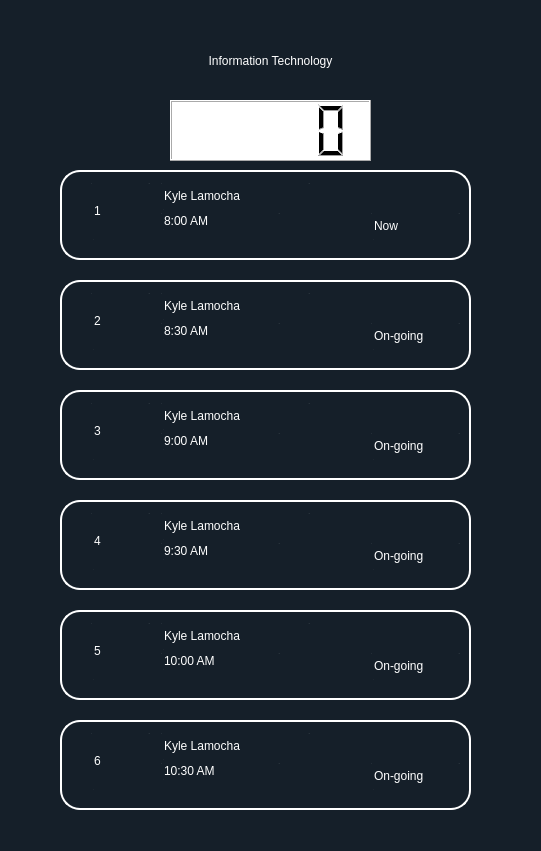
   <widget class="QFrame" name="frame_4">
    <property name="geometry">
     <rect>
      <x>700</x>
      <y>160</y>
      <width>541</width>
      <height>851</height>
     </rect>
    </property>
    <property name="styleSheet">
     <string notr="true">background-color: rgb(21, 31, 41);
border-radius: 20px;</string>
    </property>
    <property name="frameShape">
     <enum>QFrame::StyledPanel</enum>
    </property>
    <property name="frameShadow">
     <enum>QFrame::Raised</enum>
    </property>
    <widget class="QLabel" name="label_6">
     <property name="geometry">
      <rect>
       <x>0</x>
       <y>30</y>
       <width>541</width>
       <height>61</height>
      </rect>
     </property>
     <property name="styleSheet">
      <string notr="true">font:40pt &quot;Bebas&quot;;
color: rgb(255, 255, 255);</string>
     </property>
     <property name="text">
      <string>Information Technology</string>
     </property>
     <property name="alignment">
      <set>Qt::AlignCenter</set>
     </property>
    </widget>
    <widget class="QFrame" name="frame_2">
     <property name="geometry">
      <rect>
       <x>130</x>
       <y>90</y>
       <width>271</width>
       <height>71</height>
      </rect>
     </property>
     <property name="frameShape">
      <enum>QFrame::StyledPanel</enum>
     </property>
     <property name="frameShadow">
      <enum>QFrame::Raised</enum>
     </property>
     <widget class="QLCDNumber" name="lcdNumber_2">
      <property name="geometry">
       <rect>
        <x>40</x>
        <y>10</y>
        <width>201</width>
        <height>61</height>
       </rect>
      </property>
      <property name="styleSheet">
       <string notr="true">background-color: rgb(255, 255, 255);
border-radius: -20px ;</string>
      </property>
     </widget>
    </widget>
    <widget class="QFrame" name="frame_14">
     <property name="geometry">
      <rect>
       <x>60</x>
       <y>390</y>
       <width>411</width>
       <height>90</height>
      </rect>
     </property>
     <property name="styleSheet">
      <string notr="true">border: 2px solid white;
</string>
     </property>
     <property name="frameShape">
      <enum>QFrame::StyledPanel</enum>
     </property>
     <property name="frameShadow">
      <enum>QFrame::Raised</enum>
     </property>
     <widget class="QLineEdit" name="lineEdit_100">
      <property name="geometry">
       <rect>
        <x>310</x>
        <y>40</y>
        <width>91</width>
        <height>31</height>
       </rect>
      </property>
      <property name="styleSheet">
       <string notr="true">border-color: qradialgradient(spread:reflect, cx:0.463, cy:0.301636, radius:2, fx:0.458, fy:0.289409, stop:0.932203 rgba(21, 31, 41, 255), stop:1 rgba(255, 255, 255, 255));
color: rgb(255, 255, 255);
font: 12pt &quot;Montserrat&quot;;
border-radius: 5px;</string>
      </property>
      <property name="text">
       <string>On-going</string>
      </property>
      <property name="placeholderText">
       <string>Appointment Subject</string>
      </property>
     </widget>
     <widget class="QLineEdit" name="lineEdit_129">
      <property name="geometry">
       <rect>
        <x>100</x>
        <y>40</y>
        <width>121</width>
        <height>21</height>
       </rect>
      </property>
      <property name="styleSheet">
       <string notr="true">border-color: qradialgradient(spread:reflect, cx:0.463, cy:0.301636, radius:2, fx:0.458, fy:0.289409, stop:0.932203 rgba(21, 31, 41, 255), stop:1 rgba(255, 255, 255, 255));
color: rgb(255, 255, 255);
font: 12pt &quot;Montserrat&quot;;
border-radius: 5px;</string>
      </property>
      <property name="text">
       <string>9:00 AM</string>
      </property>
      <property name="placeholderText">
       <string>Appointment Subject</string>
      </property>
     </widget>
     <widget class="QLineEdit" name="lineEdit_130">
      <property name="geometry">
       <rect>
        <x>30</x>
        <y>10</y>
        <width>61</width>
        <height>61</height>
       </rect>
      </property>
      <property name="styleSheet">
       <string notr="true">border-color: qradialgradient(spread:reflect, cx:0.463, cy:0.301636, radius:2, fx:0.458, fy:0.289409, stop:0.932203 rgba(21, 31, 41, 255), stop:1 rgba(255, 255, 255, 255));
color: rgb(255, 255, 255);
font: 46pt &quot;Montserrat&quot;;
border-radius: 5px;</string>
      </property>
      <property name="text">
       <string>3</string>
      </property>
      <property name="placeholderText">
       <string>Appointment Subject</string>
      </property>
     </widget>
     <widget class="QLineEdit" name="lineEdit_131">
      <property name="geometry">
       <rect>
        <x>100</x>
        <y>10</y>
        <width>151</width>
        <height>31</height>
       </rect>
      </property>
      <property name="styleSheet">
       <string notr="true">border-color: qradialgradient(spread:reflect, cx:0.463, cy:0.301636, radius:2, fx:0.458, fy:0.289409, stop:0.932203 rgba(21, 31, 41, 255), stop:1 rgba(255, 255, 255, 255));
color: rgb(255, 255, 255);
font: 14pt &quot;Montserrat&quot;;
border-radius: 5px;</string>
      </property>
      <property name="text">
       <string>Kyle Lamocha</string>
      </property>
      <property name="placeholderText">
       <string>Appointment Subject</string>
      </property>
     </widget>
    </widget>
    <widget class="QFrame" name="frame_15">
     <property name="geometry">
      <rect>
       <x>60</x>
       <y>610</y>
       <width>411</width>
       <height>90</height>
      </rect>
     </property>
     <property name="styleSheet">
      <string notr="true">border: 2px solid white;
</string>
     </property>
     <property name="frameShape">
      <enum>QFrame::StyledPanel</enum>
     </property>
     <property name="frameShadow">
      <enum>QFrame::Raised</enum>
     </property>
     <widget class="QLineEdit" name="lineEdit_132">
      <property name="geometry">
       <rect>
        <x>310</x>
        <y>40</y>
        <width>91</width>
        <height>31</height>
       </rect>
      </property>
      <property name="styleSheet">
       <string notr="true">border-color: qradialgradient(spread:reflect, cx:0.463, cy:0.301636, radius:2, fx:0.458, fy:0.289409, stop:0.932203 rgba(21, 31, 41, 255), stop:1 rgba(255, 255, 255, 255));
color: rgb(255, 255, 255);
font: 12pt &quot;Montserrat&quot;;
border-radius: 5px;</string>
      </property>
      <property name="text">
       <string>On-going</string>
      </property>
      <property name="placeholderText">
       <string>Appointment Subject</string>
      </property>
     </widget>
     <widget class="QLineEdit" name="lineEdit_133">
      <property name="geometry">
       <rect>
        <x>100</x>
        <y>40</y>
        <width>121</width>
        <height>21</height>
       </rect>
      </property>
      <property name="styleSheet">
       <string notr="true">border-color: qradialgradient(spread:reflect, cx:0.463, cy:0.301636, radius:2, fx:0.458, fy:0.289409, stop:0.932203 rgba(21, 31, 41, 255), stop:1 rgba(255, 255, 255, 255));
color: rgb(255, 255, 255);
font: 12pt &quot;Montserrat&quot;;
border-radius: 5px;</string>
      </property>
      <property name="text">
       <string>10:00 AM</string>
      </property>
      <property name="placeholderText">
       <string>Appointment Subject</string>
      </property>
     </widget>
     <widget class="QLineEdit" name="lineEdit_134">
      <property name="geometry">
       <rect>
        <x>30</x>
        <y>10</y>
        <width>61</width>
        <height>61</height>
       </rect>
      </property>
      <property name="styleSheet">
       <string notr="true">border-color: qradialgradient(spread:reflect, cx:0.463, cy:0.301636, radius:2, fx:0.458, fy:0.289409, stop:0.932203 rgba(21, 31, 41, 255), stop:1 rgba(255, 255, 255, 255));
color: rgb(255, 255, 255);
font: 46pt &quot;Montserrat&quot;;
border-radius: 5px;</string>
      </property>
      <property name="text">
       <string>5</string>
      </property>
      <property name="placeholderText">
       <string>Appointment Subject</string>
      </property>
     </widget>
     <widget class="QLineEdit" name="lineEdit_135">
      <property name="geometry">
       <rect>
        <x>100</x>
        <y>10</y>
        <width>151</width>
        <height>31</height>
       </rect>
      </property>
      <property name="styleSheet">
       <string notr="true">border-color: qradialgradient(spread:reflect, cx:0.463, cy:0.301636, radius:2, fx:0.458, fy:0.289409, stop:0.932203 rgba(21, 31, 41, 255), stop:1 rgba(255, 255, 255, 255));
color: rgb(255, 255, 255);
font: 14pt &quot;Montserrat&quot;;
border-radius: 5px;</string>
      </property>
      <property name="text">
       <string>Kyle Lamocha</string>
      </property>
      <property name="placeholderText">
       <string>Appointment Subject</string>
      </property>
     </widget>
    </widget>
    <widget class="QFrame" name="frame_16">
     <property name="geometry">
      <rect>
       <x>60</x>
       <y>720</y>
       <width>411</width>
       <height>90</height>
      </rect>
     </property>
     <property name="styleSheet">
      <string notr="true">border: 2px solid white;
</string>
     </property>
     <property name="frameShape">
      <enum>QFrame::StyledPanel</enum>
     </property>
     <property name="frameShadow">
      <enum>QFrame::Raised</enum>
     </property>
     <widget class="QLineEdit" name="lineEdit_136">
      <property name="geometry">
       <rect>
        <x>310</x>
        <y>40</y>
        <width>91</width>
        <height>31</height>
       </rect>
      </property>
      <property name="styleSheet">
       <string notr="true">border-color: qradialgradient(spread:reflect, cx:0.463, cy:0.301636, radius:2, fx:0.458, fy:0.289409, stop:0.932203 rgba(21, 31, 41, 255), stop:1 rgba(255, 255, 255, 255));
color: rgb(255, 255, 255);
font: 12pt &quot;Montserrat&quot;;
border-radius: 5px;</string>
      </property>
      <property name="text">
       <string>On-going</string>
      </property>
      <property name="placeholderText">
       <string>Appointment Subject</string>
      </property>
     </widget>
     <widget class="QLineEdit" name="lineEdit_137">
      <property name="geometry">
       <rect>
        <x>100</x>
        <y>40</y>
        <width>121</width>
        <height>21</height>
       </rect>
      </property>
      <property name="styleSheet">
       <string notr="true">border-color: qradialgradient(spread:reflect, cx:0.463, cy:0.301636, radius:2, fx:0.458, fy:0.289409, stop:0.932203 rgba(21, 31, 41, 255), stop:1 rgba(255, 255, 255, 255));
color: rgb(255, 255, 255);
font: 12pt &quot;Montserrat&quot;;
border-radius: 5px;</string>
      </property>
      <property name="text">
       <string>10:30 AM</string>
      </property>
      <property name="placeholderText">
       <string>Appointment Subject</string>
      </property>
     </widget>
     <widget class="QLineEdit" name="lineEdit_138">
      <property name="geometry">
       <rect>
        <x>30</x>
        <y>10</y>
        <width>61</width>
        <height>61</height>
       </rect>
      </property>
      <property name="styleSheet">
       <string notr="true">border-color: qradialgradient(spread:reflect, cx:0.463, cy:0.301636, radius:2, fx:0.458, fy:0.289409, stop:0.932203 rgba(21, 31, 41, 255), stop:1 rgba(255, 255, 255, 255));
color: rgb(255, 255, 255);
font: 46pt &quot;Montserrat&quot;;
border-radius: 5px;</string>
      </property>
      <property name="text">
       <string>6</string>
      </property>
      <property name="placeholderText">
       <string>Appointment Subject</string>
      </property>
     </widget>
     <widget class="QLineEdit" name="lineEdit_139">
      <property name="geometry">
       <rect>
        <x>100</x>
        <y>10</y>
        <width>151</width>
        <height>31</height>
       </rect>
      </property>
      <property name="styleSheet">
       <string notr="true">border-color: qradialgradient(spread:reflect, cx:0.463, cy:0.301636, radius:2, fx:0.458, fy:0.289409, stop:0.932203 rgba(21, 31, 41, 255), stop:1 rgba(255, 255, 255, 255));
color: rgb(255, 255, 255);
font: 14pt &quot;Montserrat&quot;;
border-radius: 5px;</string>
      </property>
      <property name="text">
       <string>Kyle Lamocha</string>
      </property>
      <property name="placeholderText">
       <string>Appointment Subject</string>
      </property>
     </widget>
    </widget>
    <widget class="QFrame" name="frame_17">
     <property name="geometry">
      <rect>
       <x>60</x>
       <y>500</y>
       <width>411</width>
       <height>90</height>
      </rect>
     </property>
     <property name="styleSheet">
      <string notr="true">border: 2px solid white;
</string>
     </property>
     <property name="frameShape">
      <enum>QFrame::StyledPanel</enum>
     </property>
     <property name="frameShadow">
      <enum>QFrame::Raised</enum>
     </property>
     <widget class="QLineEdit" name="lineEdit_140">
      <property name="geometry">
       <rect>
        <x>310</x>
        <y>40</y>
        <width>91</width>
        <height>31</height>
       </rect>
      </property>
      <property name="styleSheet">
       <string notr="true">border-color: qradialgradient(spread:reflect, cx:0.463, cy:0.301636, radius:2, fx:0.458, fy:0.289409, stop:0.932203 rgba(21, 31, 41, 255), stop:1 rgba(255, 255, 255, 255));
color: rgb(255, 255, 255);
font: 12pt &quot;Montserrat&quot;;
border-radius: 5px;</string>
      </property>
      <property name="text">
       <string>On-going</string>
      </property>
      <property name="placeholderText">
       <string>Appointment Subject</string>
      </property>
     </widget>
     <widget class="QLineEdit" name="lineEdit_141">
      <property name="geometry">
       <rect>
        <x>100</x>
        <y>40</y>
        <width>121</width>
        <height>21</height>
       </rect>
      </property>
      <property name="styleSheet">
       <string notr="true">border-color: qradialgradient(spread:reflect, cx:0.463, cy:0.301636, radius:2, fx:0.458, fy:0.289409, stop:0.932203 rgba(21, 31, 41, 255), stop:1 rgba(255, 255, 255, 255));
color: rgb(255, 255, 255);
font: 12pt &quot;Montserrat&quot;;
border-radius: 5px;</string>
      </property>
      <property name="text">
       <string>9:30 AM</string>
      </property>
      <property name="placeholderText">
       <string>Appointment Subject</string>
      </property>
     </widget>
     <widget class="QLineEdit" name="lineEdit_142">
      <property name="geometry">
       <rect>
        <x>30</x>
        <y>10</y>
        <width>61</width>
        <height>61</height>
       </rect>
      </property>
      <property name="styleSheet">
       <string notr="true">border-color: qradialgradient(spread:reflect, cx:0.463, cy:0.301636, radius:2, fx:0.458, fy:0.289409, stop:0.932203 rgba(21, 31, 41, 255), stop:1 rgba(255, 255, 255, 255));
color: rgb(255, 255, 255);
font: 46pt &quot;Montserrat&quot;;
border-radius: 5px;</string>
      </property>
      <property name="text">
       <string>4</string>
      </property>
      <property name="placeholderText">
       <string>Appointment Subject</string>
      </property>
     </widget>
     <widget class="QLineEdit" name="lineEdit_143">
      <property name="geometry">
       <rect>
        <x>100</x>
        <y>10</y>
        <width>151</width>
        <height>31</height>
       </rect>
      </property>
      <property name="styleSheet">
       <string notr="true">border-color: qradialgradient(spread:reflect, cx:0.463, cy:0.301636, radius:2, fx:0.458, fy:0.289409, stop:0.932203 rgba(21, 31, 41, 255), stop:1 rgba(255, 255, 255, 255));
color: rgb(255, 255, 255);
font: 14pt &quot;Montserrat&quot;;
border-radius: 5px;</string>
      </property>
      <property name="text">
       <string>Kyle Lamocha</string>
      </property>
      <property name="placeholderText">
       <string>Appointment Subject</string>
      </property>
     </widget>
    </widget>
    <widget class="QFrame" name="frame_18">
     <property name="geometry">
      <rect>
       <x>60</x>
       <y>170</y>
       <width>411</width>
       <height>90</height>
      </rect>
     </property>
     <property name="styleSheet">
      <string notr="true">border: 2px solid white;
</string>
     </property>
     <property name="frameShape">
      <enum>QFrame::StyledPanel</enum>
     </property>
     <property name="frameShadow">
      <enum>QFrame::Raised</enum>
     </property>
     <widget class="QLineEdit" name="lineEdit_144">
      <property name="geometry">
       <rect>
        <x>310</x>
        <y>40</y>
        <width>91</width>
        <height>31</height>
       </rect>
      </property>
      <property name="styleSheet">
       <string notr="true">border-color: qradialgradient(spread:reflect, cx:0.463, cy:0.301636, radius:2, fx:0.458, fy:0.289409, stop:0.932203 rgba(21, 31, 41, 255), stop:1 rgba(255, 255, 255, 255));
color: rgb(255, 255, 255);
font: 12pt &quot;Montserrat&quot;;
border-radius: 5px;</string>
      </property>
      <property name="text">
       <string>Now</string>
      </property>
      <property name="placeholderText">
       <string>Appointment Subject</string>
      </property>
     </widget>
     <widget class="QLineEdit" name="lineEdit_145">
      <property name="geometry">
       <rect>
        <x>100</x>
        <y>40</y>
        <width>121</width>
        <height>21</height>
       </rect>
      </property>
      <property name="styleSheet">
       <string notr="true">border-color: qradialgradient(spread:reflect, cx:0.463, cy:0.301636, radius:2, fx:0.458, fy:0.289409, stop:0.932203 rgba(21, 31, 41, 255), stop:1 rgba(255, 255, 255, 255));
color: rgb(255, 255, 255);
font: 12pt &quot;Montserrat&quot;;
border-radius: 5px;</string>
      </property>
      <property name="text">
       <string>8:00 AM</string>
      </property>
      <property name="placeholderText">
       <string>Appointment Subject</string>
      </property>
     </widget>
     <widget class="QLineEdit" name="lineEdit_42">
      <property name="geometry">
       <rect>
        <x>30</x>
        <y>10</y>
        <width>61</width>
        <height>61</height>
       </rect>
      </property>
      <property name="styleSheet">
       <string notr="true">border-color: qradialgradient(spread:reflect, cx:0.463, cy:0.301636, radius:2, fx:0.458, fy:0.289409, stop:0.932203 rgba(21, 31, 41, 255), stop:1 rgba(255, 255, 255, 255));
color: rgb(255, 255, 255);
font: 46pt &quot;Montserrat&quot;;
border-radius: 5px;</string>
      </property>
      <property name="text">
       <string>1</string>
      </property>
      <property name="placeholderText">
       <string>Appointment Subject</string>
      </property>
     </widget>
     <widget class="QLineEdit" name="lineEdit_146">
      <property name="geometry">
       <rect>
        <x>100</x>
        <y>10</y>
        <width>151</width>
        <height>31</height>
       </rect>
      </property>
      <property name="styleSheet">
       <string notr="true">border-color: qradialgradient(spread:reflect, cx:0.463, cy:0.301636, radius:2, fx:0.458, fy:0.289409, stop:0.932203 rgba(21, 31, 41, 255), stop:1 rgba(255, 255, 255, 255));
color: rgb(255, 255, 255);
font: 14pt &quot;Montserrat&quot;;
border-radius: 5px;</string>
      </property>
      <property name="text">
       <string>Kyle Lamocha</string>
      </property>
      <property name="placeholderText">
       <string>Appointment Subject</string>
      </property>
     </widget>
    </widget>
    <widget class="QFrame" name="frame_19">
     <property name="geometry">
      <rect>
       <x>60</x>
       <y>280</y>
       <width>411</width>
       <height>90</height>
      </rect>
     </property>
     <property name="styleSheet">
      <string notr="true">border: 2px solid white;
</string>
     </property>
     <property name="frameShape">
      <enum>QFrame::StyledPanel</enum>
     </property>
     <property name="frameShadow">
      <enum>QFrame::Raised</enum>
     </property>
     <widget class="QLineEdit" name="lineEdit_147">
      <property name="geometry">
       <rect>
        <x>310</x>
        <y>40</y>
        <width>91</width>
        <height>31</height>
       </rect>
      </property>
      <property name="styleSheet">
       <string notr="true">border-color: qradialgradient(spread:reflect, cx:0.463, cy:0.301636, radius:2, fx:0.458, fy:0.289409, stop:0.932203 rgba(21, 31, 41, 255), stop:1 rgba(255, 255, 255, 255));
color: rgb(255, 255, 255);
font: 12pt &quot;Montserrat&quot;;
border-radius: 5px;</string>
      </property>
      <property name="text">
       <string>On-going</string>
      </property>
      <property name="placeholderText">
       <string>Appointment Subject</string>
      </property>
     </widget>
     <widget class="QLineEdit" name="lineEdit_148">
      <property name="geometry">
       <rect>
        <x>100</x>
        <y>40</y>
        <width>121</width>
        <height>21</height>
       </rect>
      </property>
      <property name="styleSheet">
       <string notr="true">border-color: qradialgradient(spread:reflect, cx:0.463, cy:0.301636, radius:2, fx:0.458, fy:0.289409, stop:0.932203 rgba(21, 31, 41, 255), stop:1 rgba(255, 255, 255, 255));
color: rgb(255, 255, 255);
font: 12pt &quot;Montserrat&quot;;
border-radius: 5px;</string>
      </property>
      <property name="text">
       <string>8:30 AM</string>
      </property>
      <property name="placeholderText">
       <string>Appointment Subject</string>
      </property>
     </widget>
     <widget class="QLineEdit" name="lineEdit_43">
      <property name="geometry">
       <rect>
        <x>30</x>
        <y>10</y>
        <width>61</width>
        <height>61</height>
       </rect>
      </property>
      <property name="styleSheet">
       <string notr="true">border-color: qradialgradient(spread:reflect, cx:0.463, cy:0.301636, radius:2, fx:0.458, fy:0.289409, stop:0.932203 rgba(21, 31, 41, 255), stop:1 rgba(255, 255, 255, 255));
color: rgb(255, 255, 255);
font: 46pt &quot;Montserrat&quot;;
border-radius: 5px;</string>
      </property>
      <property name="text">
       <string>2</string>
      </property>
      <property name="placeholderText">
       <string>Appointment Subject</string>
      </property>
     </widget>
     <widget class="QLineEdit" name="lineEdit_149">
      <property name="geometry">
       <rect>
        <x>100</x>
        <y>10</y>
        <width>151</width>
        <height>31</height>
       </rect>
      </property>
      <property name="styleSheet">
       <string notr="true">border-color: qradialgradient(spread:reflect, cx:0.463, cy:0.301636, radius:2, fx:0.458, fy:0.289409, stop:0.932203 rgba(21, 31, 41, 255), stop:1 rgba(255, 255, 255, 255));
color: rgb(255, 255, 255);
font: 14pt &quot;Montserrat&quot;;
border-radius: 5px;</string>
      </property>
      <property name="text">
       <string>Kyle Lamocha</string>
      </property>
      <property name="placeholderText">
       <string>Appointment Subject</string>
      </property>
     </widget>
     <widget class="QFrame" name="frame_20">
      <property name="geometry">
       <rect>
        <x>0</x>
        <y>160</y>
        <width>411</width>
        <height>81</height>
       </rect>
      </property>
      <property name="styleSheet">
       <string notr="true">border: 2px solid white;
</string>
      </property>
      <property name="frameShape">
       <enum>QFrame::StyledPanel</enum>
      </property>
      <property name="frameShadow">
       <enum>QFrame::Raised</enum>
      </property>
      <widget class="QLineEdit" name="lineEdit_150">
       <property name="geometry">
        <rect>
         <x>310</x>
         <y>40</y>
         <width>91</width>
         <height>31</height>
        </rect>
       </property>
       <property name="styleSheet">
        <string notr="true">border-color: qradialgradient(spread:reflect, cx:0.463, cy:0.301636, radius:2, fx:0.458, fy:0.289409, stop:0.932203 rgba(21, 31, 41, 255), stop:1 rgba(255, 255, 255, 255));
color: rgb(255, 255, 255);
font: 12pt &quot;Montserrat&quot;;
border-radius: 5px;</string>
       </property>
       <property name="text">
        <string>On-going</string>
       </property>
       <property name="placeholderText">
        <string>Appointment Subject</string>
       </property>
      </widget>
      <widget class="QLineEdit" name="lineEdit_151">
       <property name="geometry">
        <rect>
         <x>100</x>
         <y>40</y>
         <width>121</width>
         <height>21</height>
        </rect>
       </property>
       <property name="styleSheet">
        <string notr="true">border-color: qradialgradient(spread:reflect, cx:0.463, cy:0.301636, radius:2, fx:0.458, fy:0.289409, stop:0.932203 rgba(21, 31, 41, 255), stop:1 rgba(255, 255, 255, 255));
color: rgb(255, 255, 255);
font: 12pt &quot;Montserrat&quot;;
border-radius: 5px;</string>
       </property>
       <property name="text">
        <string>8:00 AM</string>
       </property>
       <property name="placeholderText">
        <string>Appointment Subject</string>
       </property>
      </widget>
      <widget class="QLineEdit" name="lineEdit_152">
       <property name="geometry">
        <rect>
         <x>30</x>
         <y>10</y>
         <width>61</width>
         <height>61</height>
        </rect>
       </property>
       <property name="styleSheet">
        <string notr="true">border-color: qradialgradient(spread:reflect, cx:0.463, cy:0.301636, radius:2, fx:0.458, fy:0.289409, stop:0.932203 rgba(21, 31, 41, 255), stop:1 rgba(255, 255, 255, 255));
color: rgb(255, 255, 255);
font: 46pt &quot;Montserrat&quot;;
border-radius: 5px;</string>
       </property>
       <property name="text">
        <string>1</string>
       </property>
       <property name="placeholderText">
        <string>Appointment Subject</string>
       </property>
      </widget>
      <widget class="QLineEdit" name="lineEdit_153">
       <property name="geometry">
        <rect>
         <x>100</x>
         <y>10</y>
         <width>151</width>
         <height>31</height>
        </rect>
       </property>
       <property name="styleSheet">
        <string notr="true">border-color: qradialgradient(spread:reflect, cx:0.463, cy:0.301636, radius:2, fx:0.458, fy:0.289409, stop:0.932203 rgba(21, 31, 41, 255), stop:1 rgba(255, 255, 255, 255));
color: rgb(255, 255, 255);
font: 14pt &quot;Montserrat&quot;;
border-radius: 5px;</string>
       </property>
       <property name="text">
        <string>Kyle Lamocha</string>
       </property>
       <property name="placeholderText">
        <string>Appointment Subject</string>
       </property>
      </widget>
     </widget>
    </widget>
   </widget>
